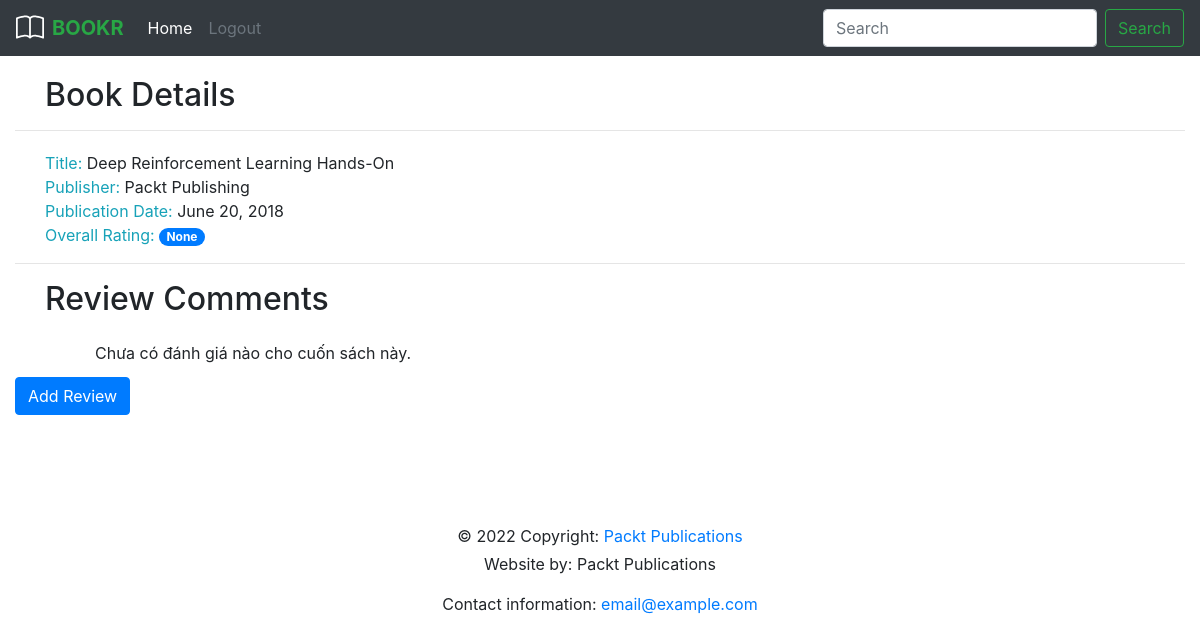
Screenshot of /books/4/ with the database file from the repository.
### reviews/models.py (models this page shows, shortened)
class Book(models.Model):
    title = models.CharField(max_length=70, help_text="The title of the book")
    publication_date = models.DateField(verbose_name= "Date the book was published")
    isbn= models.CharField( max_length=20, verbose_name="ISBN number of the book")
    publisher = models.ForeignKey(Publisher, on_delete=models.CASCADE)
    contributors = models.ManyToManyField(Contributor, through='BookContributor')

class Publisher(models.Model):
    name = models.CharField(max_length=100, help_text='The name of the publisher')
    website = models.URLField( help_text="The Publisher's website")
    email = models.EmailField( help_text="The Publisher's email address")
    def __str__(self):
        return self.name

### reviews/views.py (the view)
# urls.py: path('books/<int:book_id>/', views.book_detail, name='book_detail'),
def book_detail(request, book_id):
    book = get_object_or_404(Book, pk=book_id)
    reviews = book.review_set.all()
    rating_list = [review.rating for review in reviews]
    if rating_list:
        book_rating = average_rating(rating_list)
    else:
        book_rating = None
    context = {'book': book, 'reviews': reviews, 'book_rating': book_rating}
    return render(request, 'reviews/book_detail.html', context)

### reviews/templates/reviews/book_detail.html
{% extends 'base.html' %}
{% block content %}
    <h2 style="margin-left: 30px;margin-top: 20px;">Book Details</h2>
    <hr>
    <div style="margin-left: 30px;margin-top: 20px;">
        <span class="text-info">Title:</span> <span>{{ book.title }}</span><br>
        <span class="text-info">Publisher:</span> <span>{{ book.publisher }}</span><br>
        <span class="text-info">Publication Date:</span> <span>{{ book.publication_date }}</span><br>
        <span class="text-info">Overall Rating:</span>
        <span class="badge badge-primary badge-pill">{{ book_rating }}</span>
    </div>
    <hr>
    <h2 style="margin-left: 30px" >Review Comments</h2>
    <ul style="margin-left: 60px;margin-top: 10px;" class="list-group list-group-flush">
        {% for review in reviews %}
            <li class="list-group-item">
                <span class="text-info">Review comment:</span> <span>{{ review.content }}</span><br>
                <span class="text-info">Created on:</span> <span>{{ review.date_created }}</span><br>
                <span class="text-info">Modified on:</span> <span>{{ review.date_edited }}</span><br>
                <span class="text-info">Rating:</span>
                <span class="badge badge-secondary badge-pill">{{ review.rating|floatformat:0 }}</span><br>
                <span class="text-info">Creator:</span> <span>{{ review.creator.email }}</span>
                <a href="{% url 'review_edit' book.pk review.pk %}">Edit Review</a>
            </li>
        {% empty %}
            <li class="list-group-item">Chưa có đánh giá nào cho cuốn sách này.</li>
        {% endfor %}
    </ul>
    <a href="{% url 'review_create' book.pk %}" class="btn btn-primary">Add Review</a>
{% endblock %}

### rows the page displays
Book: title "Deep Reinforcement Learning Hands-On", publisher "Packt Publishing", publication_date "June 20, 2018"

### other values shown
{{ book_rating }} "None"
